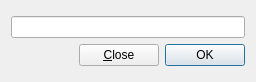
<?xml version="1.0" encoding="UTF-8"?>
<ui version="4.0">
 <class>PageDialog</class>
 <widget class="QDialog" name="PageDialog">
  <property name="geometry">
   <rect>
    <x>0</x>
    <y>0</y>
    <width>256</width>
    <height>82</height>
   </rect>
  </property>
  <property name="windowTitle">
   <string>Go to page</string>
  </property>
  <layout class="QGridLayout" name="gridLayout">
   <item row="0" column="0">
    <layout class="QVBoxLayout" name="verticalLayout">
     <item>
      <widget class="QLineEdit" name="lineEdit"/>
     </item>
     <item>
      <layout class="QHBoxLayout" name="horizontalLayout">
       <item>
        <spacer name="horizontalSpacer">
         <property name="orientation">
          <enum>Qt::Horizontal</enum>
         </property>
         <property name="sizeHint" stdset="0">
          <size>
           <width>40</width>
           <height>20</height>
          </size>
         </property>
        </spacer>
       </item>
       <item>
        <widget class="QPushButton" name="closeButton">
         <property name="text">
          <string>&amp;Close</string>
         </property>
        </widget>
       </item>
       <item>
        <widget class="QPushButton" name="okButton">
         <property name="text">
          <string>OK</string>
         </property>
         <property name="default">
          <bool>true</bool>
         </property>
        </widget>
       </item>
      </layout>
     </item>
    </layout>
   </item>
  </layout>
 </widget>
 <resources/>
 <connections/>
</ui>
